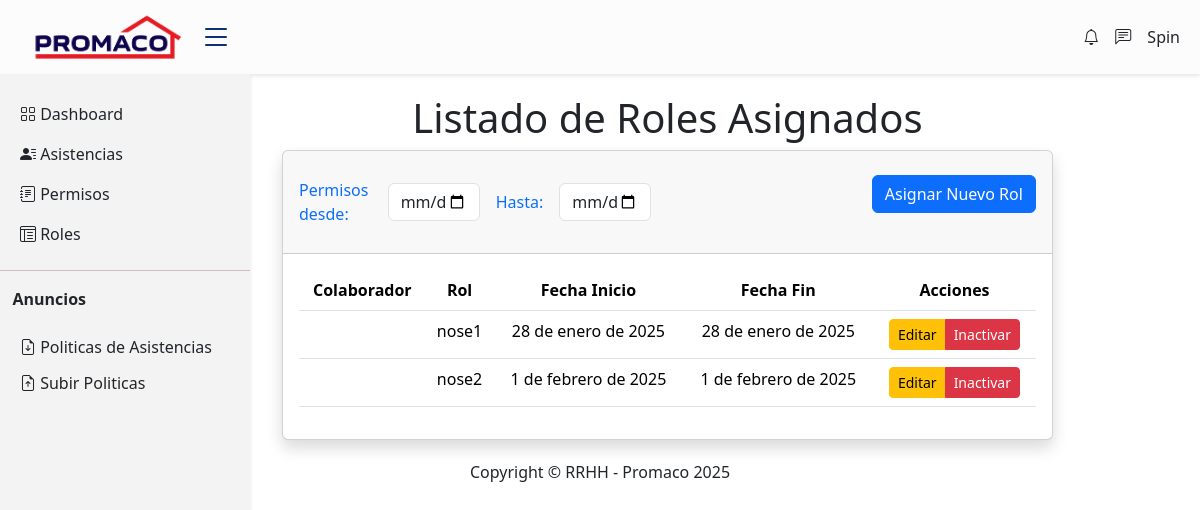
The page /roles/roles-asignados/ (signed in) on the database as committed earlier.
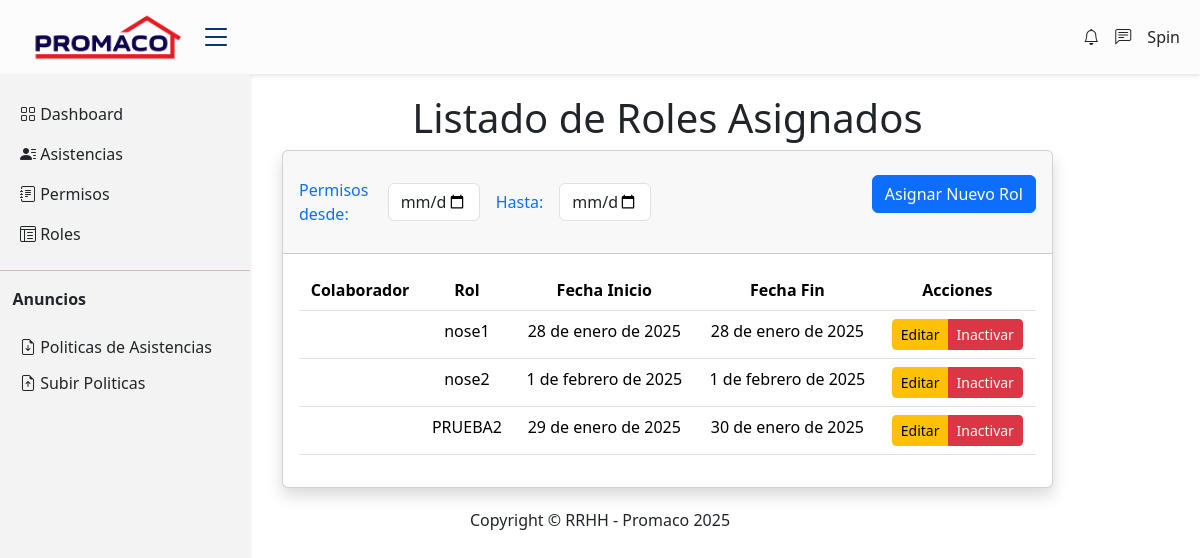
The same page on the database as committed later.
### Apps/roles/models.py (models this page shows, shortened)
class RolAsignado(models.Model):
    colaborador = models.ForeignKey(
        Colaboradores, on_delete=models.CASCADE, related_name='roles_asignados')
    rol = models.ForeignKey(
        Rol, on_delete=models.CASCADE, related_name='colaboradores_asignados'
    )  # Relación con el rol
    fecha_inicio = models.DateField()  # Fecha de inicio del rol
    fecha_fin = models.DateField()  # Fecha de fin del rol
    estado = models.CharField(
        max_length=8,
        choices=[('ACTIVO', 'ACTIVO'), ('INACTIVO', 'INACTIVO')],
        default='ACTIVO'
    )  # Control de estado
    creado_por = models.CharField(
        max_length=100, default='SISTEMA')  # Quién creó el registro
    modificado_por = models.CharField(
        max_length=100, null=True, blank=True)  # Última modificación
    fecha_creacion = models.DateTimeField(
        auto_now_add=True)  # Fecha de creación
    fecha_modificacion = models.DateTimeField(
        auto_now=True)  # Última actualización
    class Meta:
        unique_together = ('colaborador', 'rol',
                           'fecha_inicio')  # Evita duplicados
        db_table = 'roles_asignados'

class Rol(models.Model):
    nombre = models.CharField(max_length=100, unique=True)  # Nombre del rol
    descripcion = models.TextField(
        null=True, blank=True)  # Descripción opcional
    hora_inicio_semana = models.TimeField()  # Horario de lunes a viernes (inicio)
    hora_fin_semana = models.TimeField()  # Horario de lunes a viernes (fin)
    hora_inicio_sabado = models.TimeField(
        null=True, blank=True)  # Horario del sábado (opcional)
    hora_fin_sabado = models.TimeField(
        null=True, blank=True)  # Horario del sábado (opcional)
    hora_inicio_domingo = models.TimeField(
        null=True, blank=True)  # Horario del domingo (opcional)
    hora_fin_domingo = models.TimeField(
        null=True, blank=True)  # Horario del domingo (opcional)
    estado = models.CharField(
        max_length=8,
        choices=[('ACTIVO', 'ACTIVO'), ('INACTIVO', 'INACTIVO')],
        default='ACTIVO'
    )  # Control de estado
    creado_por = models.CharField(
        max_length=100, default='SISTEMA')  # Quién creó el registro
    modificado_por = models.CharField(
        max_length=100, null=True, blank=True)  # Última modificación
    fecha_creacion = models.DateTimeField(auto_now_add=True)  # Creado en
    fecha_actualizacion = models.DateTimeField(
        auto_now=True)  # Última actualización
    class Meta:
        db_table = 'roles'

### Apps/roles/views.py (the view)
# urls.py: path('roles-asignados/', views.rolasignado_list, name='rolasignado_list'),
@login_required
def rolasignado_list(request):
    try:
        roles_sinAsignar = Rol.objects.filter(estado='ACTIVO')
        colaboradores = Colaboradores.objects.all()
        roles_asignados = RolAsignado.objects.filter(estado='ACTIVO')
    except Exception as e:
        logger.exception("Error al obtener datos para roles asignados")
        messages.error(
            request, "Error al obtener la lista de roles asignados.")
        return redirect('rol_list')
    return render(request, 'rolasignado_crud.html', {
        'roles_asignados': roles_asignados,
        'colaboradores': colaboradores,
        'roles': roles_sinAsignar,
    })

### Apps/roles/templates/rolasignado_crud.html (shortened to what this page needs)
{% extends 'base.html' %} {% load static %} {% block content %}
<link
  href="https://cdn.jsdelivr.net/npm/bootstrap@5.3.3/dist/css/bootstrap.min.css"
  rel="stylesheet"
/>
<div id="wrapper">
  <div id="content-wrapper" class="d-flex flex-column">
    <div id="content">
      <div class="container-fluid">
        <div class="align-items-center">
          <h1 class="text-gray-800 text-center font-weight-bold">
            Listado de Roles Asignados
          </h1>
        </div>
        <div class="card shadow mb-12">
          <div class="card-header py-3">
            <div class="d-flex align-items-center justify-content-between">
              <div class="col-md-6 d-flex align-items-center">
                <label for="" class="m-0 font-weight-bold text-primary">
                  Permisos desde:
                </label>
                <input type="date" class="m-3 form-control w-25" />
                <label for="" class="m-0 font-weight-bold text-primary">
                  Hasta:
                </label>
                <input type="date" class="m-3 form-control w-25" />
              </div>
              <div class="btn-group ms-auto" role="group">
                <div class="d-flex justify-content-end mb-3">
                  <button
                    class="btn btn-primary"
                    data-bs-toggle="modal"
                    data-bs-target="#createRolAsignadoModal"
                  >
                    Asignar Nuevo Rol
                  </button>
                </div>
              </div>
            </div>
          </div>
          <div class="card-body">
            <div class="table-responsive">
              <table
                class="table datatable text-center"
                id="dataTable"
                cellspacing="0"
              >
                <thead class="text-center">
                  <tr class="table-tr">
                    <th>Colaborador</th>
                    <th>Rol</th>
                    <th>Fecha Inicio</th>
                    <th>Fecha Fin</th>
                    <th>Acciones</th>
                  </tr>
                </thead>
                <tbody>
                  {% for ra in roles_asignados %}
                  <tr>
                    <td>{{ ra.colaborador.nombrecolaborador }}</td>
                    <td>{{ ra.rol.nombre }}</td>
                    <td>{{ ra.fecha_inicio }}</td>
                    <td>{{ ra.fecha_fin }}</td>
                    <td>
                      <div class="btn-group">
                        <button
                          class="btn btn-warning btn-sm"
                          data-bs-toggle="modal"
                          data-bs-target="#updateRolAsignadoModal{{ ra.id }}"
                        >
                          Editar
                        </button>
                        <button
                          class="btn btn-danger btn-sm"
                          data-bs-toggle="modal"
                          data-bs-target="#inactivateRolAsignadoModal{{ ra.id }}"
                        >
                          Inactivar
                        </button>
                      </div>
                    </td>
                  </tr>
                  {% endfor %}
                </tbody>
              </table>
            </div>
          </div>
        </div>
      </div>
      {% endblock %}

Rows that differ between the two databases and show on the page:
added RolAsignado: rol.nombre "PRUEBA2", fecha_inicio "29 de enero de 2025", fecha_fin "30 de enero de 2025"
